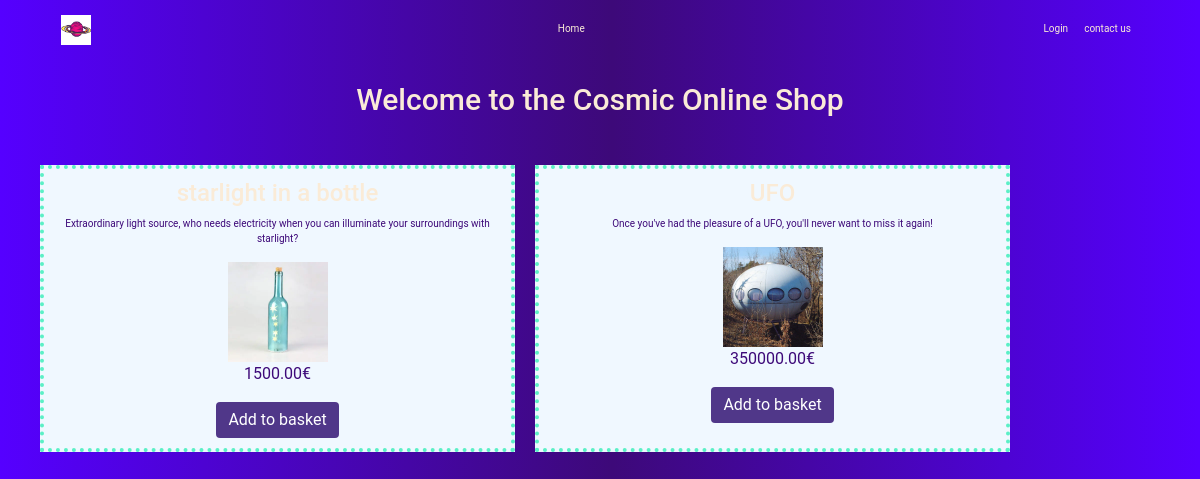
/, run on an earlier commit of the app's database.
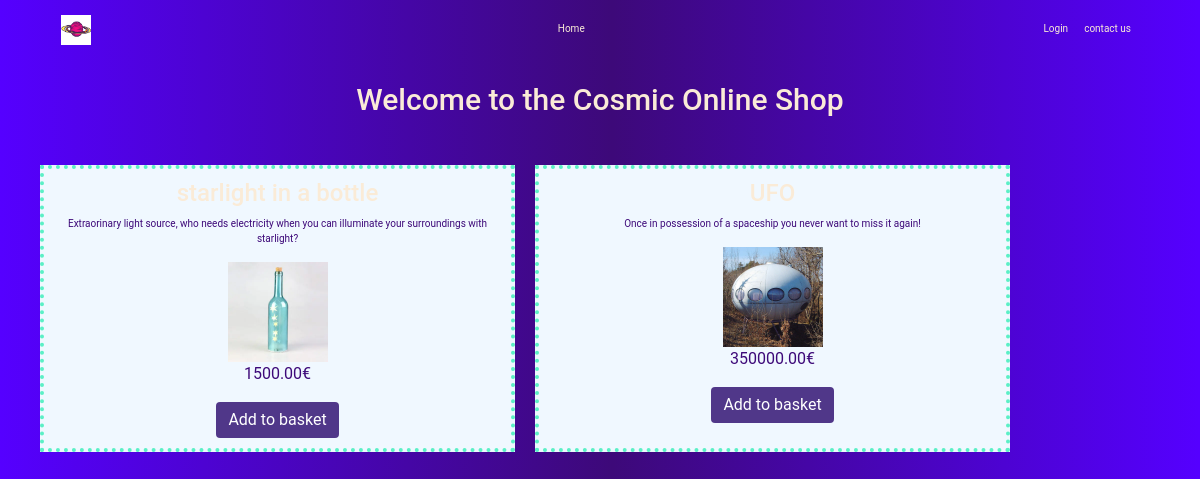
And on a later commit of the database.
### onlineshop/models.py (models this page shows)
class Article (models.Model):
    title = models.CharField(max_length=64, null=True, blank=True)
    short_description = models.TextField(default=None, null=True, blank=True)
    description = models.TextField()
    details = models.TextField(default=None, null=True, blank=True)
    price = models.DecimalField(max_digits=64, decimal_places=2)
    image = models.ImageField(null=True, blank=True)

### onlineshop/views.py (the view)
# urls.py: path("", views.index, name="index"),
def index(request):
    return render (request, "onlineshop/index.html", {
        "articles": Article.objects.all()
    })

### onlineshop/templates/onlineshop/index.html (shortened to what this page needs)
{% extends "onlineshop/layout.html" %}
{% load static %}
{% block body %}
<div class="flex-container">
    <h1 id="welcome">Welcome to the Cosmic Online Shop</h1>
</div>
<br>
<div class="flex-container container article">
    <div class="row index">
        {% for article in articles %}
        <div class="col-lg-5 singleitem">
            <h4><a class="producttitle" href="{% url 'article_title' article.title %}">{{article.title}}</a> </h4>
            <p class="shortdescription">{{article.short_description}}</p>
            <a href="{% url 'article_title' article.title %}"><img class="productimage" src="{{article.image.url}}"
                    width="100px" height="100px"></a>
            <p class="productprice">{{article.price}}€</p>
            <button class="addbutton btn btn-primary add-btn">Add to basket
            </button>
        </div>
        {% endfor %}
    </div>
</div>
{% endblock%}

### onlineshop/templates/onlineshop/layout.html (shortened to what this page needs)
{% load static %}
<!DOCTYPE html>
<html lang="en">
<head>
    <link rel="stylesheet" href="https://stackpath.bootstrapcdn.com/bootstrap/4.4.1/css/bootstrap.min.css"
>
    <link rel="stylesheet" href="{% static 'onlineshop/styles.css' %}">
</head>
<body>
    <div class="container">
        <nav class="navbar navbar-expand-sm">
            <div class="navnavbar-header">
                <a class="navbar-brand" href="#">
                    <img src="{% static 'onlineshop/images/saturn.jpg' %}" width="30" height="30" alt="universe">
                </a>
            </div>
            <ul class="navbar-nav justify-content-left">
                <li class="nav-item">
                    <a class="nav-link" href="{% url 'index' %}">Home</a>
                </li>
            </ul>
            <ul class="navbar-nav justify-content-right">
                {% if user.is_authenticated %}
                <li class="nav-item">
                    <a class="nav-link" href="{% url 'logout' %} ">Logout</a>
                </li>
                <li class="nav-item">
                    <a class="nav-link" href="{% url 'cart' %} ">Shopping Basket <i
                            class="fa-solid fa-cart-shopping"></i></a>
                </li>
                {% else %}
                <li class="nav-item">
                    <a class="nav-link" href="{% url 'login' %} ">Login</a>
                </li>
                {% endif %}
                <li class="nav-item">
                    <a class=" nav-link" href="{% url 'contact' %}">contact us</a>
                </li>
            </ul>
        </nav>
    </div>
    <br>
    {% block body %}
    {% endblock %}
</body>
</html>

### onlineshop/static/onlineshop/styles.css (style rules this page uses)
.navbar-nav { margin-left: auto; font-size: 10px; }
body { background-color: rgb(116, 110, 129); background: linear-gradient(90deg, rgba(85, 0, 255, 1) 0%, rgba(61, 9, 121, 1) 51%, rgba(85, 0, 255, 1) 100%); color: antiquewhite; font-family: 'Roboto', Courier, monospace; }
.nav-link { color: antiquewhite; list-style: none; }
.btn.btn-primary { background-color: rgb(80, 55, 137); border: none; }
#welcome { text-align: center; font-size: 30px; animation: animate, glow ease-in-out infinite alternate; animation-duration: 1s; }
.container.article { padding-top: 5px; text-align: center; border-radius: none; background: none; color: antiquewhite; }
.singleitem { border: 4px dotted #5BF0C6; margin: 10px; padding-top: 10px; background-color: aliceblue; color: rgba(61, 9, 121, 1) }
.producttitle { color: antiquewhite; }
ul { margin-right: 0px; }
.shortdescription { font-size: 10px; }
.flex-container { display: flex; justify-content: center; text-align: center; flex-direction: column; }
.addbutton { text-align: center; margin-bottom: 10px; }

What changed in the data, as far as the page shows it:
changed Article: short_description "Extraordinary light source, who needs electricity when you can illuminate your surroundings with starlight?" → "Extraorinary light source, who needs electricity when you can illuminate your surroundings with starlight?"
changed Article: short_description "Once you've had the pleasure of a UFO, you'll never want to miss it again!" → "Once in possession of a spaceship you never want to miss it again!"
